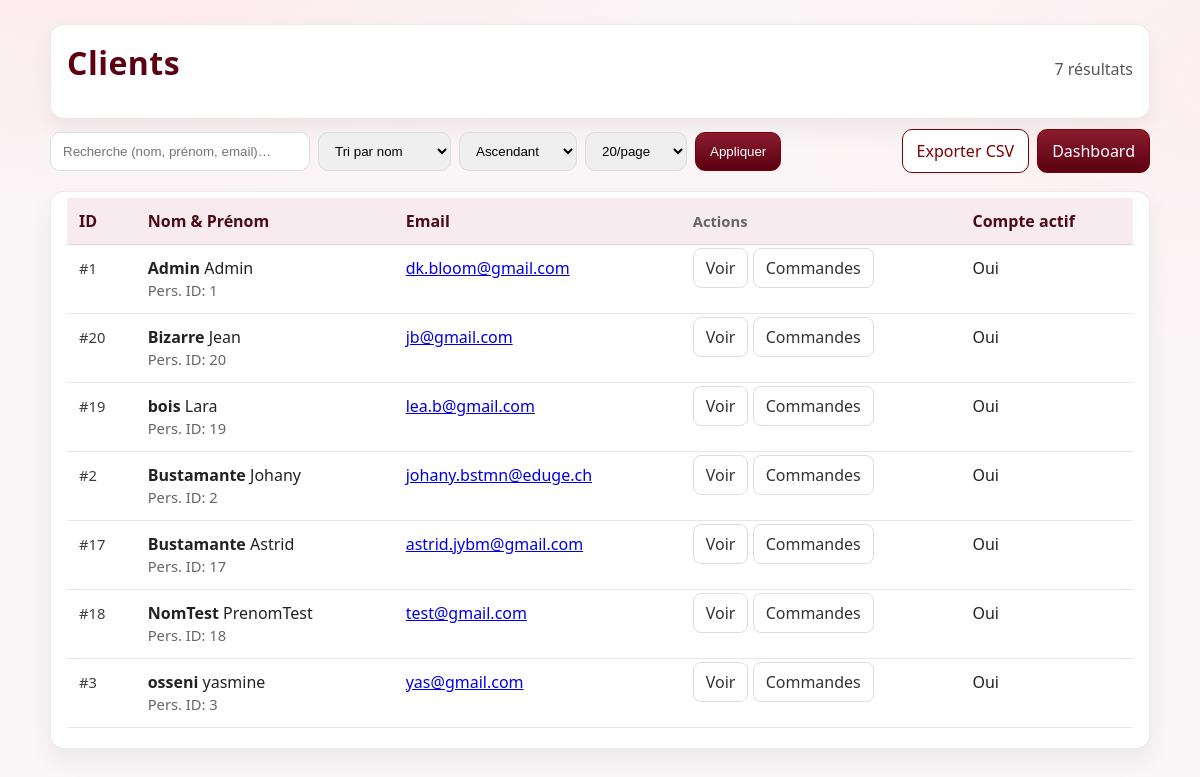
Screenshot of /pages/admin_clients.php (signed in) with the database file from the repository.
### tables this page shows
CREATE TABLE `PERSONNE` (
                            `PER_ID` bigint(20) NOT NULL,
                            `PER_NOM` varchar(50) NOT NULL,
                            `PER_PRENOM` varchar(30) NOT NULL,
                            `PER_EMAIL` varchar(50) NOT NULL,
                            `PER_MDP` varchar(100) NOT NULL,
                            `PER_NUM_TEL` char(10) NOT NULL,
                            `reset_token_hash` varchar(64) DEFAULT NULL,
                            `reset_token_expires_at` datetime DEFAULT NULL,
                            `PER_COMPTE_ACTIF` tinyint(1) NOT NULL DEFAULT 1 COMMENT '1=actif,0=inactif'
);

### pages/admin_clients.php (the view, shortened to what this page needs)
<?php
$dir  = rtrim(dirname($_SERVER['PHP_SELF'] ?? $_SERVER['SCRIPT_NAME']), '/\\');
$BASE = ($dir === '' || $dir === '.') ? '/' : $dir . '/';
$pdo = require __DIR__ . '/../database/config/connexionBDD.php';
$pdo->setAttribute(PDO::ATTR_ERRMODE, PDO::ERRMODE_EXCEPTION);
function h($s): string { return htmlspecialchars((string)$s, ENT_QUOTES, 'UTF-8'); }
$q       = trim($_GET['q']   ?? '');
$page    = max(1, (int)($_GET['page'] ?? 1));
$perPage = min(100, max(5, (int)($_GET['pp'] ?? 20)));
$sort    = $_GET['sort'] ?? 'nom';
$allowed = [
    'id'   => 'p.PER_ID',
    'nom'  => 'p.PER_NOM',
    'prenom' => 'p.PER_PRENOM',
    'email'  => 'p.PER_EMAIL'
];
$orderBy = $allowed[$sort] ?? $allowed['nom'];
$dirOrd  = strtoupper($_GET['dir'] ?? 'ASC');
$dirOrd  = in_array($dirOrd, ['ASC','DESC'], true) ? $dirOrd : 'ASC';
$where = '1=1';
$sqlCount = "
    SELECT COUNT(*) AS N
    FROM PERSONNE p
    INNER JOIN CLIENT c ON c.PER_ID = p.PER_ID
    WHERE $where
";
$st = $pdo->prepare($sqlCount);
$st->execute();
$total = (int)$st->fetchColumn();
$pages = max(1, (int)ceil($total / $perPage));
$page  = min($page, $pages);
$offset = ($page - 1) * $perPage;
$sql = "
    SELECT
      p.PER_ID,
      p.PER_NOM,
      p.PER_PRENOM,
      p.PER_EMAIL
    FROM PERSONNE p
    INNER JOIN CLIENT c ON c.PER_ID = p.PER_ID
    WHERE $where
    ORDER BY $orderBy $dirOrd
    LIMIT :limit OFFSET :offset
";
$st = $pdo->prepare($sql);
$st->bindValue(':limit',  $perPage, PDO::PARAM_INT);
$st->bindValue(':offset', $offset,  PDO::PARAM_INT);
$st->execute();
$rows = $st->fetchAll(PDO::FETCH_ASSOC);
function qurl(array $merge = []): string {
    $all = array_merge($_GET, $merge);
    return '?' . http_build_query($all);
}
?>
<!DOCTYPE html>
<html lang="fr">
<head>
</head>
<body>
<div class="container">
    <div class="topbar card">
        <h1>Clients</h1>
        <div class="count"><?= h($total) ?> résultat<?= $total>1?'s':'' ?></div>
    </div>
    <div class="toolbar">
        <div class="left">
            <form class="search" method="get" action="">
                <input type="text" name="q" value="<?= h($q) ?>" placeholder="Recherche (nom, prénom, email)…">
                <select name="sort">
                    <option value="nom"   <?= $sort==='nom'?'selected':'' ?>>Tri par nom</option>
                </select>
                <select name="dir">
                    <option value="ASC"  <?= $dirOrd==='ASC'?'selected':'' ?>>Ascendant</option>
                </select>
                <select name="pp" title="Par page">
                    <?php foreach ([10,20,30,50,100] as $opt): ?>
                        <option value="<?= $opt ?>" <?= $perPage===$opt?'selected':'' ?>><?= $opt ?>/page</option>
                    <?php endforeach; ?>
                </select>
                <button class="btn" type="submit">Appliquer</button>
            </form>
        </div>
        <div class="right">
            <a class="btn secondary" href="<?= h(qurl(['export'=>1])) ?>">Exporter CSV</a>
            <a class="btn" href="<?= h($BASE.'adminAccueil.php') ?>">Dashboard</a>
        </div>
    </div>
    <div class="card">
        <div class="grid">
            <table>
                <thead>
                <tr>
                    <th>ID</th>
                    <th>Nom &amp; Prénom</th>
                    <th>Email</th>
                    <th class="muted">Actions</th>
                    <th>Compte actif</th>
                </tr>
                </thead>
                <tbody>
                <?php if (empty($rows)): ?>
                    <tr><td colspan="4" class="muted">Aucun client trouvé.</td></tr>
                <?php else: foreach ($rows as $r): ?>
                    <tr>
                        <td><span class="meta">#<?= h($r['PER_ID']) ?></span></td>
                        <td>
                            <strong><?= h($r['PER_NOM']) ?></strong> <?= h($r['PER_PRENOM']) ?><br>
                            <span class="muted">Pers. ID: <?= h($r['PER_ID']) ?></span>
                        </td>
                        <td>
                            <a href="mailto:<?= h($r['PER_EMAIL']) ?>"><?= h($r['PER_EMAIL']) ?></a>
                        </td>
                        <td>
                            <a class="page" href="<?= h($BASE.'admin_client_detail.php?per_id='.$r['PER_ID']) ?>">Voir</a>
                            <a class="page" href="<?= h($BASE.'admin_client_commandes.php?per_id='.$r['PER_ID']) ?>">Commandes</a>
                        </td>
                        <td>
                            <?= ((int)($row['PER_COMPTE_ACTIF'] ?? 0) === 1) ? 'Non' : 'Oui'; ?>
                        </td>
                    </tr>
                <?php endforeach; endif; ?>
                </tbody>
            </table>
        </div>
    </div>
</div>
</body>
</html>

### pages/admin_clients.php (style rules this page uses)
:root { --bordeaux:#800000; --bordeaux-2:#5C0012; --bg:#faf6f7; --card:#ffffff; --text:#222; --muted:#666; --ring: rgba(0,0,0,0.08); }
* { box-sizing:border-box }
body { margin:0; padding:24px; font-family: system-ui, -apple-system, Segoe UI, Roboto, Arial, sans-serif; background: radial-gradient(1200px 600px at 10% -10%, #fde7ec 0, transparent 50%) no-repeat, radial-gradient(1200px 600px at 110% 10%, #ffeef2 0, transparent 50%) no-repeat, var(--bg); color:var(--text); }
.container { max-width:1100px;margin:0 auto }
h1 { margin:0 0 18px; letter-spacing:.5px; color:var(--bordeaux-2) }
.toolbar { display:flex; flex-wrap: wrap; gap:8px; align-items:center; justify-content:space-between; margin: 10px 0 18px; }
.toolbar .left, .toolbar .right { display:flex; gap:8px; align-items:center }
.card { background:var(--card); border:1px solid var(--ring); border-radius:14px; box-shadow:0 10px 24px rgba(0,0,0,.06); overflow:hidden; }
form.search { display:flex; gap:8px; }
input[type="text"] { padding:10px 12px; border:1px solid #ddd; border-radius:10px; min-width:260px; }
select { padding:10px 12px; border:1px solid #ddd; border-radius:10px; }
.btn { padding:10px 14px; border:1px solid var(--bordeaux); background:linear-gradient(180deg, #8A1B2E, #5C0012); color:#fff; border-radius:10px; text-decoration:none; display:inline-block; }
.btn.secondary { background:#fff; color:var(--bordeaux); border:1px solid var(--bordeaux); }
table { width:100%; border-collapse:collapse; }
thead th { background: #f8ebef; color:#4a0c19; font-weight:600; text-align:left; padding:12px; border-bottom:1px solid #e9d3d9; }
tbody td { padding:12px; border-bottom:1px solid #f0e1e6; vertical-align: top; }
.muted { color:var(--muted); font-size:.92em }
.meta { font-size:.92em; color:#3b3b3b }
.page { padding:8px 12px; border:1px solid #ddd; border-radius:8px; text-decoration:none; color:#333; background:#fff; }
.count { color:#555; }
.grid { padding: 6px 16px 20px; }
.topbar { display:flex; align-items:baseline; justify-content:space-between; gap:10px; padding:16px; border-bottom:1px solid #f0e1e6; background:#fff; }

### rows the page displays
personne: PER_ID "1", PER_NOM "Admin", PER_PRENOM "Admin", PER_EMAIL "dk.bloom@gmail.com"
personne: PER_ID "20", PER_NOM "Bizarre", PER_PRENOM "Jean", PER_EMAIL "jb@gmail.com"
personne: PER_ID "19", PER_NOM "bois", PER_PRENOM "Lara", PER_EMAIL "lea.b@gmail.com"
personne: PER_ID "2", PER_NOM "Bustamante", PER_PRENOM "Johany", PER_EMAIL "johany.bstmn@eduge.ch"
personne: PER_ID "17", PER_NOM "Bustamante", PER_PRENOM "Astrid", PER_EMAIL "astrid.jybm@gmail.com"
personne: PER_ID "18", PER_NOM "NomTest", PER_PRENOM "PrenomTest", PER_EMAIL "test@gmail.com"
personne: PER_ID "3", PER_NOM "osseni", PER_PRENOM "yasmine", PER_EMAIL "yas@gmail.com"

### other values shown
$total "7"
form field pp "20/page"
